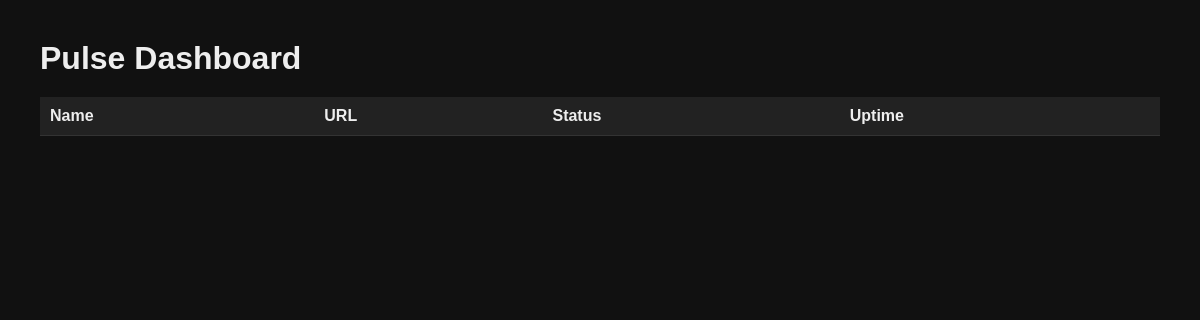
Page /dashboard on the earlier database version.
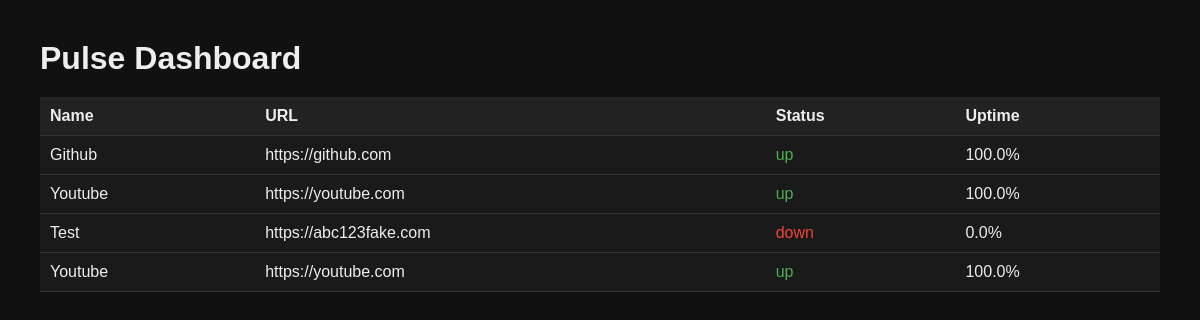
Same page on the later database version.
### app/db/models.py (models this page shows)
class Service(SQLModel, table=True):
    id: Optional[int] = Field(default=None, primary_key=True)
    name: str
    url: str
    group_id: Optional[int] = Field(default=None, foreign_key="servicegroup.id")
    created_at: datetime = Field(default_factory=datetime.utcnow)

### app/api/routes.py (the view)
@router.get("/dashboard")
def dashboard(request: Request):
    with Session(engine) as session:
        services = session.exec(select(Service)).all()
        data = []
        for s in services:
            metrics = session.exec(
                select(Metric)
                .where(Metric.service_id == s.id)
                .order_by(desc(Metric.checked_at))
                .limit(50)
            ).all()
            total = len(metrics)
            success = sum(1 for m in metrics if m.success)
            uptime = (success / total * 100) if total > 0 else 0
            latest = metrics[0] if metrics else None
            status = "up" if latest and latest.success else "down"
            data.append({
                "name": s.name,
                "url": s.url,
                "status": status,
                "uptime": round(uptime, 2)
            })
    template = env.get_template("dashboard.html")
    html = template.render(services=data)
    return HTMLResponse(content=html)

### app/templates/dashboard.html (shortened to what this page needs)
<!DOCTYPE html>
<html>
<head>
</head>
<body>
<h1>Pulse Dashboard</h1>
<table>
    <tr>
        <th>Name</th>
        <th>URL</th>
        <th>Status</th>
        <th>Uptime</th>
    </tr>
    {% for s in services %}
    <tr>
        <td>{{ s.name }}</td>
        <td>{{ s.url }}</td>
        <td class="{{ s.status }}">{{ s.status }}</td>
        <td>{{ s.uptime }}%</td>
    </tr>
    {% endfor %}
</table>
</body>
</html>

### app/templates/dashboard.html (style rules this page uses)
body { font-family: Arial, sans-serif; background: #111; color: #eee; margin: 40px; }
h1 { margin-bottom: 20px; }
table { width: 100%; border-collapse: collapse; background: #1a1a1a; }
th, td { padding: 10px; text-align: left; border-bottom: 1px solid #333; }
th { background: #222; }
.up { color: #4caf50; }
.down { color: #f44336; }

Differences in the rows shown:
added Service: name "Github", url "https://github.com", status "up", uptime "100.0"
added Service: name "Youtube", url "https://youtube.com", status "up", uptime "100.0"
added Service: name "Test", url "https://abc123fake.com", status "down", uptime "0.0"
added Service: name "Youtube", url "https://youtube.com", status "up", uptime "100.0"
